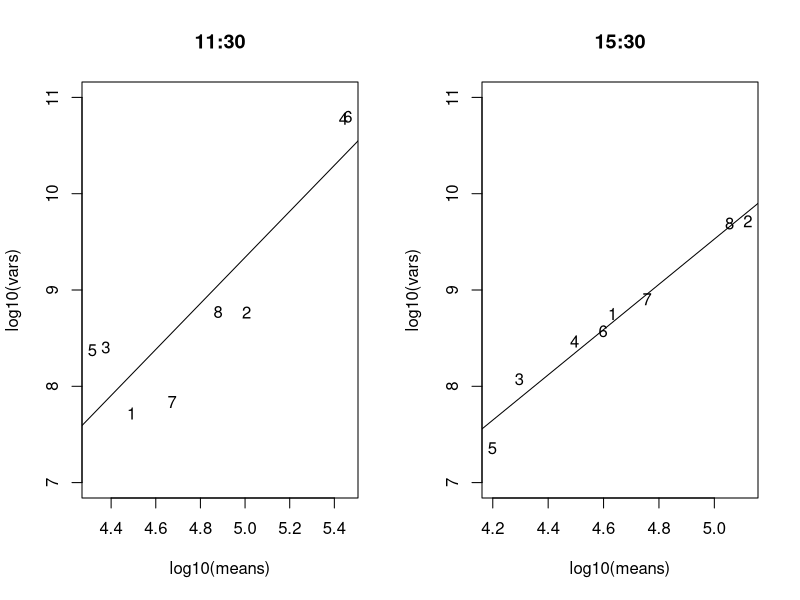
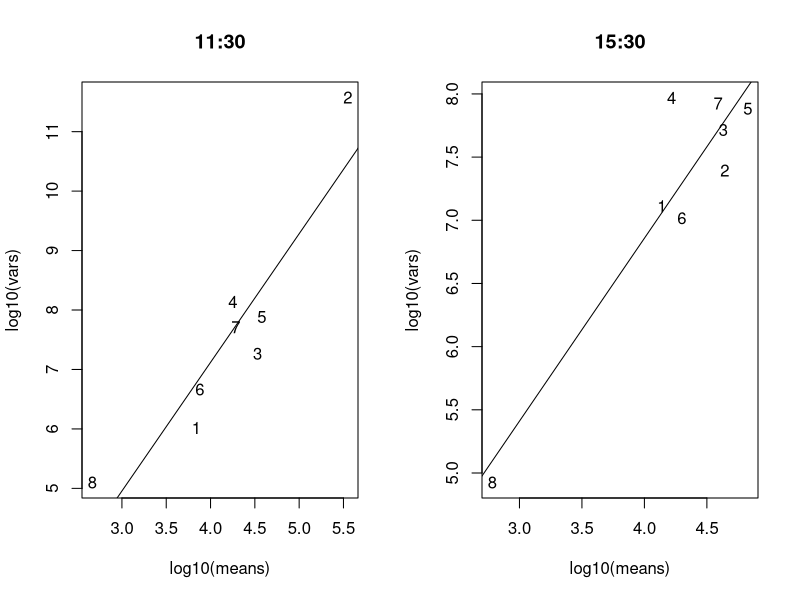

Write R code to recreate these figures, in order.
dat = read.csv("1router_allcount.dat")
attach(dat)

x.names = c("src fddi","src switch","src local","src corp","dst fddi","dst switch","dst local","dst corp")

par(mfrow=c(1,2))
means=c()
vars = c()
for(i in 1:8)
{
  means[i]=mean(value[which(nme[3301:3600]==x.names[i])+3300])
  vars[i]=var(value[which(nme[3301:3600]==x.names[i])+3300])
}
plot(log10(means),log10(vars),pch=c("1","2","3","4","5","6","7","8"),ylim=range(7,11),main="11:30")
fit=lm(log10(vars)~log10(means))
x = seq(4,6,0.1)
y = fit$coef[1] + fit$coef[2]*x
lines(x,y)

means=c()
vars = c()
for(i in 1:8)
{
  means[i]=mean(value[which(nme[4501:4800]==x.names[i])+4500])
  vars[i]=var(value[which(nme[4501:4800]==x.names[i])+4500])
}
plot(log10(means),log10(vars),pch=c("1","2","3","4","5","6","7","8"),ylim=range(7,11),main="15:30")
fit=lm(log10(vars)~log10(means))
x = seq(4,6,0.1)
y = fit$coef[1] + fit$coef[2]*x
lines(x,y)


dat2 = read.csv("2router_linkcount.dat")
attach(dat2)

x.names = c("dst router5", "dst r4-local", "dst switch", "dst r4-others","dst gw1", "dst gw2", "dst gw3", "dst gw-others", 
              "ori router5", "ori r4-local", "ori switch", "ori r4-others","ori gw1", "ori gw2", "ori gw3", "ori gw-others")

par(mfrow=c(1,2))
means=c()
vars = c()
for(i in 1:8)
{
  means[i]=mean(value[which(nme[2113:2304]==x.names[i])+2112])
  vars[i]=var(value[which(nme[2113:2304]==x.names[i])+2112])
}
plot(log10(means),log10(vars),pch=c("1","2","3","4","5","6","7","8",
                                    "9","10","11","12","13","14","15","16"),main="11:30")
fit=lm(log10(vars)~log10(means))
x = seq(2,6,0.1)
y = fit$coef[1] + fit$coef[2]*x
lines(x,y)

means=c()
vars = c()
for(i in 1:8)
{
  means[i]=mean(value[which(nme[2881:3088]==x.names[i])+2880])
  vars[i]=var(value[which(nme[2881:3088]==x.names[i])+2800])
}
plot(log10(means),log10(vars),pch=c("1","2","3","4","5","6","7","8",
                                    "9","10","11","12","13","14","15","16"),main="15:30")
fit=lm(log10(vars)~log10(means))
x = seq(2,6,0.1)
y = fit$coef[1] + fit$coef[2]*x
lines(x,y)






